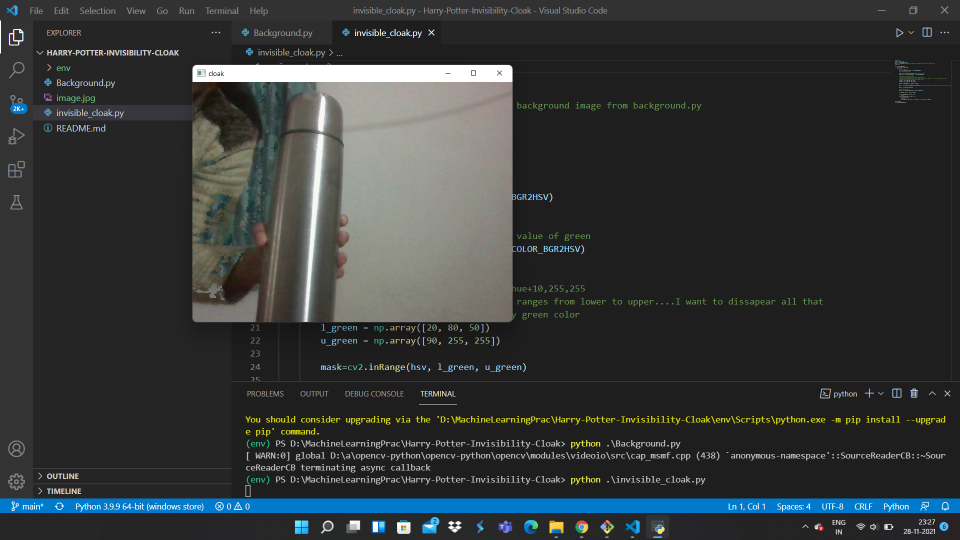
#> input picture images/before.png, 1920 x 1080 px, given in place of image.jpg, which was not available (shown at 1/2 size)
$ python invisible_cloak.py
#> lines starting #> are read from the running program, lines starting #| are printed output that depends on the picture; after the words box and inside, x2 and y2 are one past the last pixel; in counts of white or black regions, pixels touching at a corner belong together; pictures that were not available may be replaced by others from this repository, and a replacement may not be noted
import cv2
import numpy as np
cap = cv2.VideoCapture(0)
back = cv2.imread("image.jpg")  #reading the background image from background.py
#> back is the input picture: shape (1080, 1920, 3); mean B, G, R 55.7, 55.2, 51.7
click = 0

while cap.isOpened():
    ret, frame = cap.read()
    if ret:
        # convert to hsv
        hsv = cv2.cvtColor(frame, cv2.COLOR_BGR2HSV)
#> hsv: shape (1080, 1920, 3); mean H, S, V 39.2, 16.6, 58.6
        # cv2.imshow("hsv",hsv)

        green = np.uint8([[[0,255,0]]]) #BGR value of green
        hsv_green = cv2.cvtColor(green ,cv2.COLOR_BGR2HSV)

        # HSV value of green from BGR
        # l_green: hue-10,100,100, u_green: hue+10,255,255
        # this is telling that the hue color ranges from lower to upper....I want to dissapear all that
        # threshold the hsv value to get only green color
        l_green = np.array([20, 80, 50])
        u_green = np.array([90, 255, 255])

        mask=cv2.inRange(hsv, l_green, u_green)
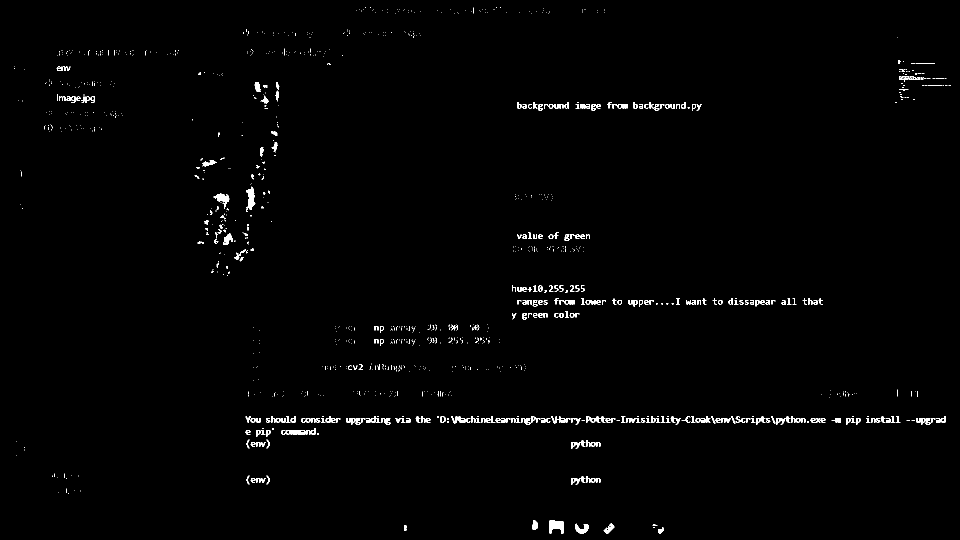
#> mask: shape (1080, 1920) (shown at 1/2 size); 1% white; 1178 white regions (888 under 20 px), largest, box (x1, y1, x2, y2) and area: (1099, 1041, 1127, 1067) 535, (492, 373, 511, 421) 484, (427, 387, 459, 418) 381

        part1 = cv2.bitwise_and(back,back,mask=mask)  #The values that were hidden by the color of cloak is replaced by what was in the background image
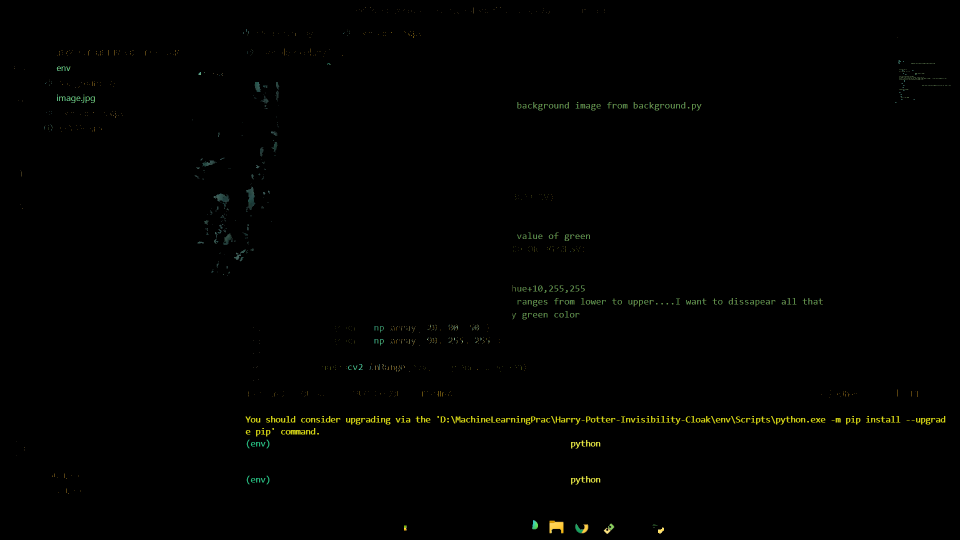
#> part1: shape (1080, 1920, 3) (shown at 1/2 size); mean B, G, R 0.5, 1.5, 1.3

        mask = cv2.bitwise_not(mask)
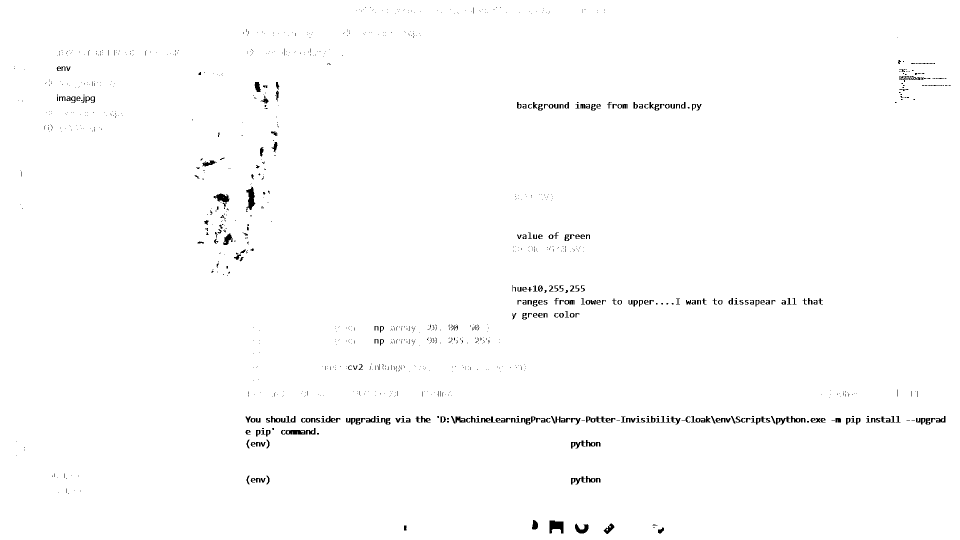
#> mask: shape (1080, 1920) (shown at 1/2 size); 99% white; 1178 black regions (888 under 20 px), largest, box (x1, y1, x2, y2) and area: (1099, 1041, 1127, 1067) 535, (492, 373, 511, 421) 484, (427, 387, 459, 418) 381

        # Eliminating Green
        part2 = cv2.bitwise_and(frame, frame, mask=mask)
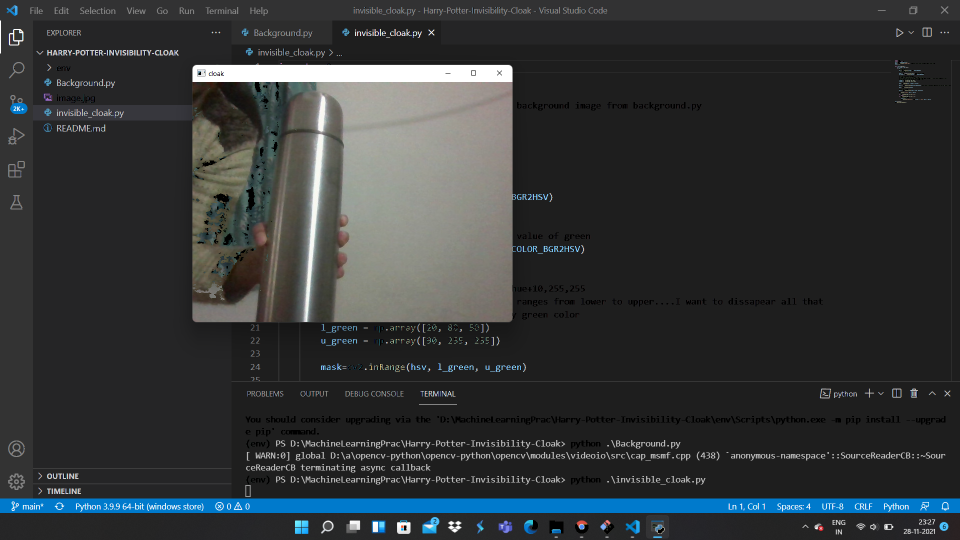
#> part2: shape (1080, 1920, 3) (shown at 1/2 size); mean B, G, R 55.2, 53.7, 50.4

        cv2.imshow("cloak", part1 + part2)

        if(cv2.waitKey(100) == ord('q')):
#> (key q is pressed here)
            break
        if(cv2.waitKey(100) == ord('c')):
            #Click the image
            click += 1
            cv2.imwrite("Captured" + str(click) + ".jpg", part1 + part2)

cap.release()
cv2.destroyAllWindows()
